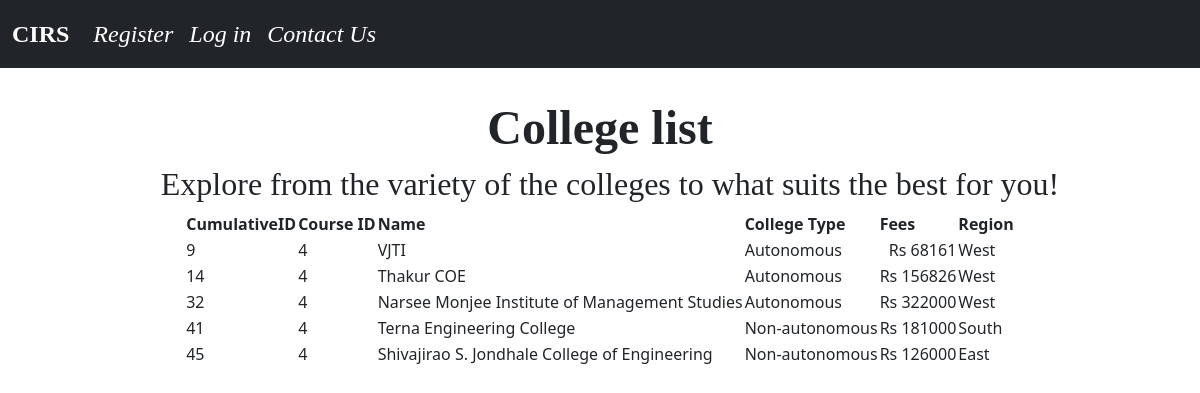
The page /civi on the database its author committed.
### clginfoblog/models.py (models this page shows)
class College(models.Model):
	clg_name = models.CharField(max_length = 255)
	course_id = models.IntegerField()
	course = models.TextField(max_length=255)
	region = models.TextField(max_length=6)
	fees = models.IntegerField()
	clg_type = models.TextField(max_length=255)

### clginfoblog/views.py (the view)
# urls.py: path('civi',CivilView.as_view(),name='civi'),
class CivilView(ListView):
	model = College
	template_name = 'civi.html'

### clginfoblog/templates/civi.html (shortened to what this page needs)
{% extends 'base.html'%}
{% block content %}
<div class="container" align="middle">
<head><font face = "Noe " size = 10><b>College list</b></font></head>
</div>
<body>
<center><h2 style="margin-left:20px;"><font face = "Noe" size = 6>Explore from the variety of the colleges to what suits the best for you!</font></h2>
<table>
  <tr>
    <th>CumulativeID</th><th>Course ID</th><th id="name">Name</th><th>College Type</th><th>Fees</th><th>Region</th>
    </tr>
    {% for product in college_list %}
    {% if product.course_id == 4%}
    <tr>
       <td>{{product.id}}</td><td>{{product.course_id}}     </td> <td>{{product.clg_name}}</td> <td> {{product.clg_type}}     </td> <td style="text-align:right">Rs  {{product.fees}}</td><td>{{product.region}}</td>
    </tr>
    {% endif %}
    {%endfor%}
  </table>
</center>
</body>
{% endblock %}

### rows shown on the page
College: id "9", course_id "4", clg_name "VJTI", clg_type "Autonomous", fees "68161", region "West"
College: id "14", course_id "4", clg_name "Thakur COE", clg_type "Autonomous", fees "156826", region "West"
College: id "32", course_id "4", clg_name "Narsee Monjee Institute of Management Studies", clg_type "Autonomous", fees "322000", region "West"
College: id "41", course_id "4", clg_name "Terna Engineering College", clg_type "Non-autonomous", fees "181000", region "South"
College: id "45", course_id "4", clg_name "Shivajirao S. Jondhale College of Engineering", clg_type "Non-autonomous", fees "126000", region "East"
